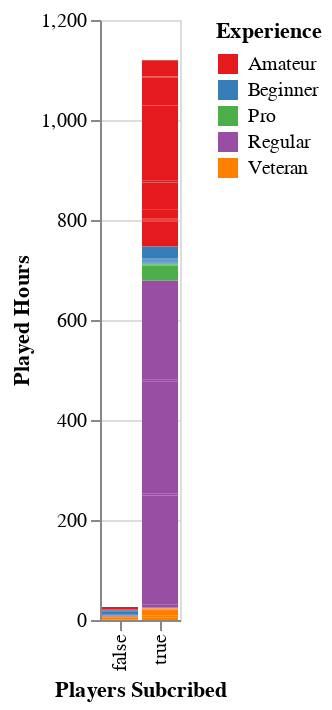

Notebook cell for this chart:
### Code cell
players_plot_bar2 = alt.Chart(dropped_players).mark_bar().encode(
    x = alt.X("subscribe").title("Players Subcribed"),
    y = alt.Y("played_hours").title("Played Hours"),
    color = alt.Color("experience").title("Experience").scale(scheme = "set1")
)
players_plot_bar2

### Figure 1 — Vega-Lite specification as saved in the notebook (floating-point values rounded to 4 significant figures; data arrays with more than 128 entries replaced by an {"elided": "..."} marker saying what was removed)
{"config": {"view": {"continuousWidth": 300, "continuousHeight": 300}}, "data": {"name": "data-2def6b37beff92aab52e02bfdd6aab08"}, "mark": {"type": "bar"}, "encoding": {"color": {"field": "experience", "scale": {"scheme": "set1"}, "title": "Experience", "type": "nominal"}, "x": {"field": "subscribe", "title": "Players Subcribed", "type": "nominal"}, "y": {"field": "played_hours", "title": "Played Hours", "type": "quantitative"}}, "$schema": "https://vega.github.io/schema/vega-lite/v5.20.1.json", "datasets": {"data-2def6b37beff92aab52e02bfdd6aab08": {"elided": "196 records"}}}
